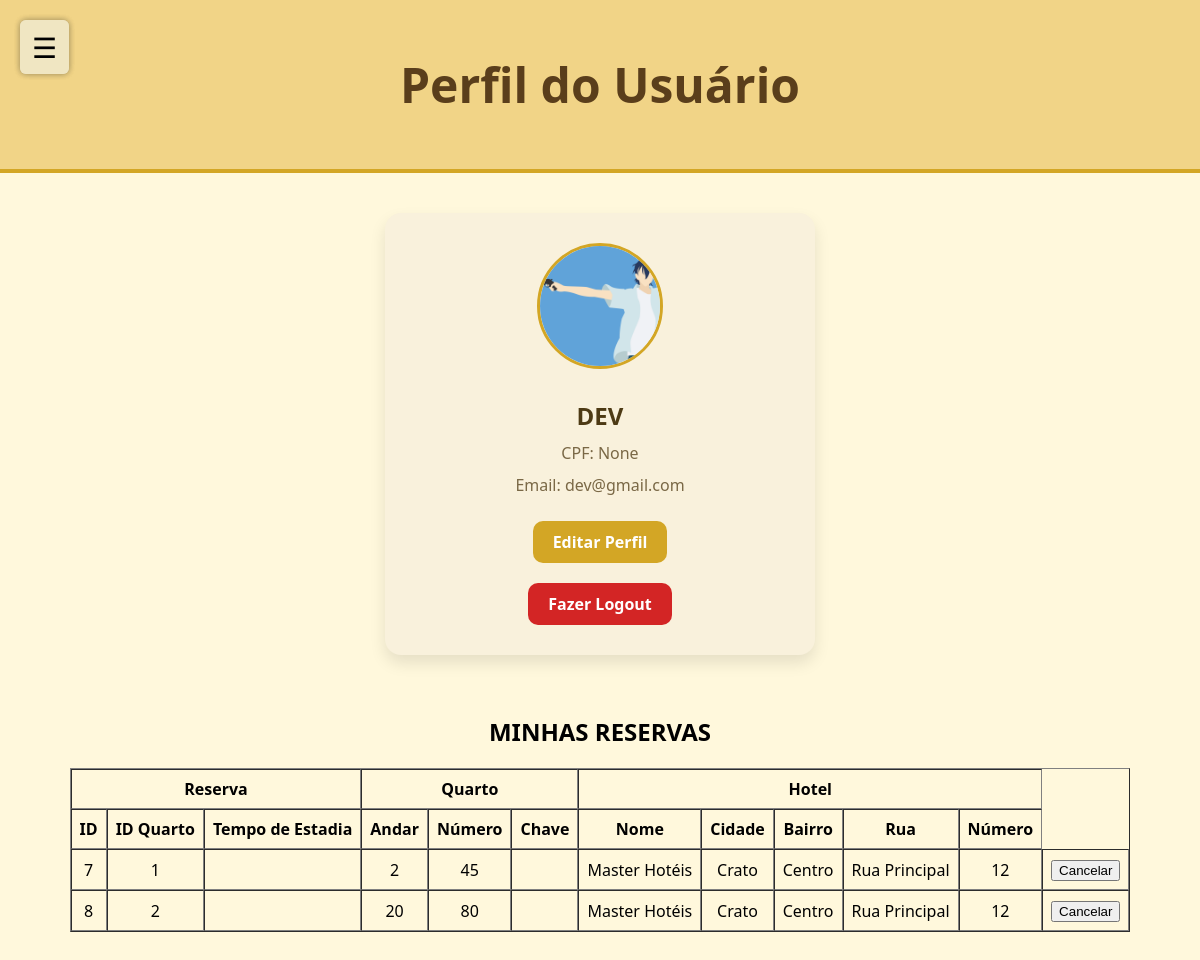
/perfil_usuario (signed in), run on the app's committed database.
### tables this page shows
CREATE TABLE reservas 
(
    id_reserva INTEGER PRIMARY KEY AUTOINCREMENT,
    id_usuario INTEGER, 
    id_quarto INTEGER,
    data_checkin DATE,
    data_checkout DATE,
    FOREIGN KEY (id_usuario) REFERENCES usuarios(id_usuario),
    FOREIGN KEY (id_quarto) REFERENCES quartos(id_quarto)
);

CREATE TABLE quartos 
(
    id_quarto INTEGER PRIMARY KEY AUTOINCREMENT,
    andar TEXT,
    numero_quarto TEXT,
    preco REAL,
    imagem TEXT,
    id_hotel INTEGER, descricao TEXT,
    FOREIGN KEY (id_hotel) REFERENCES hoteis(id_hotel)
);

CREATE TABLE hoteis
(
    id_hotel INTEGER PRIMARY KEY AUTOINCREMENT,
    nome TEXT,
    cidade TEXT,
    bairro TEXT,
    rua TEXT,
    numero INTEGER,
    cnpj INTEGER,
    email TEXT,
    senha TEXT,
    foto TEXT

, background text);

### routes/route_usuario.py (the view)
@usuario_bp.route("/perfil_usuario", methods=['GET','POST'])
def perfil_usuario():
    if 'usuario' not in session:
        return redirect(url_for('usuario.cadastro_usuario'))
    else:
        usuario = session['usuario']
        reserva_model = ReservaModel(id_usuario=usuario['id'])
        reservas = reserva_model.buscar_por_reservas()
        reservas_detalhadas = []
        for reserva in reservas:
            quarto_model = QuartoModel(id_quarto=reserva['id_quarto'])
            quarto = quarto_model.buscar_por_quarto()
            hotel_model = HotelModel(id_hotel=quarto['id_hotel'])
            hotel = hotel_model.buscar_por_hotel()
            reservas_detalhadas.append({
                'reserva': reserva,
                'quarto': quarto,
                'hotel': hotel
            })
        return render_template('/usuario/perfil_usuario.html', usuario=usuario, reservas=reservas_detalhadas)

### models/connect.py (called while the page is built)
    def connect(self):
        self.conn = sqlite3.connect(self.db_name)
        self.conn.row_factory = sqlite3.Row  # Para retornar dicionários
        self.cursor = self.conn.cursor()

    def execute(self, query, params=None):
        if self.conn is None:
            self.connect()
        if params:
            self.cursor.execute(query, params)
        else:
            self.cursor.execute(query)
        return self.cursor

    def fetchall(self):
        return self.cursor.fetchall()

    def fetchone(self):
        return self.cursor.fetchone()

    def close(self):
        if self.conn:
            self.conn.close()
            self.conn = None
            self.cursor = None

### models/hotel_model.py (called while the page is built)
    def buscar_por_hotel(self):
        db = Database()
        db.connect()
        sql = "SELECT * FROM hoteis WHERE id_hotel=?"
        db.execute(sql, (self.id_hotel,))
        hotel = db.fetchone()
        db.close()
        return hotel

### models/quarto_model.py (called while the page is built)
    def buscar_por_quarto(self):
        db = Database()
        db.connect()
        sql = "SELECT * FROM quartos WHERE id_quarto=?"
        db.execute(sql, (self.id_quarto,))
        quarto = db.fetchone()
        db.close()
        return quarto

### models/reserva_model.py (called while the page is built)
    def buscar_por_reservas(self):
        db = Database()
        db.connect()
        sql = "SELECT * FROM reservas WHERE id_usuario=?"
        db.execute(sql, (self.id_usuario,))
        reservas = db.fetchall()
        db.close()
        return reservas

### templates/usuario/perfil_usuario.html (shortened to what this page needs)
<!DOCTYPE html>
<html lang="pt-BR">
<head>
  <link rel="stylesheet" href="/static/estilos/perfil_dados.css">
</head>
<body>
  <header class="topo">
    <h1>Perfil do Usuário</h1>
  </header>
  <div class="opcoes" onclick="toggleSidebar()">☰</div>
</head>
<body>
  <div class="opcoes" onclick="toggleSidebar()">☰</div>
  <main class="container">
    <section class="card-perfil">
      <div class="foto-perfil">
        <img src="{{ url_for('static', filename=usuario.imagem) }}" alt="Foto do usuário">
      </div>
      <h2>{{session['usuario']['nome']}}</h2>
      <p class="email">CPF: {{session['usuario']['cpf']}}</p>
      <p class="cpf">Email: {{session['usuario']['email']}}</p>
      <a href="/editar_perfil_usuario" class="botao-editar">Editar Perfil</a>
      <a href="/sair" class="botao-excluir">Fazer Logout</a>
    </section>
  </main>
  <h2 style="text-align: center;">MINHAS RESERVAS</h2>
  <table border="1" cellpadding="8" cellspacing="0" style="text-align: center;">
    <thead>
      <tr>
        <th colspan="3">Reserva</th>
        <th colspan="3">Quarto</th>
        <th colspan="5">Hotel</th>
      </tr>
      <tr>
        <th>ID</th>
        <th>ID Quarto</th>
        <th>Tempo de Estadia</th>
        <th>Andar</th>
        <th>Número</th>
        <th>Chave</th>
        <th>Nome</th>
        <th>Cidade</th>
        <th>Bairro</th>
        <th>Rua</th>
        <th>Número</th>
      </tr>
    </thead>
    <tbody>
      {% if reservas %}
        {% for item in reservas %}
          <tr>
            <td>{{ item.reserva.id_reserva }}</td>
            <td>{{ item.reserva.id_quarto }}</td>
            <td>{{ item.reserva.tempo_estadia }}</td>
            <td>{{ item.quarto.andar }}</td>
            <td>{{ item.quarto.numero_quarto }}</td>
            <td>{{ item.quarto.chave_quarto }}</td>
            <td>{{ item.hotel.nome }}</td>
            <td>{{ item.hotel.cidade }}</td>
            <td>{{ item.hotel.bairro }}</td>
            <td>{{ item.hotel.rua }}</td>
            <td>{{ item.hotel.numero }}</td>
            <td>
              <form action="/cancelar_reserva" method="post">
                <button type="submit" class="botao-cancelar">Cancelar</button>
              </form>
            </td>
          </tr>
        {% endfor %}
      {% else %}
        <tr>
          <td colspan="11" style="text-align: center;">Nenhuma reserva encontrada.</td>
        </tr>
      {% endif %}
    </tbody>
    </table>
</body>
</html>

### static/estilos/perfil_dados.css (style rules this page uses)
body { margin: 0; font-family: 'Segoe UI', Tahoma, Geneva, Verdana, sans-serif; background-color: #fff8dc; }
.topo { background-color: #f1d487; padding: 20px; text-align: center; font-size: 1.5em; color: #5a3e1b; border-bottom: 4px solid #d3a625; }
.container { display: flex; justify-content: center; align-items: center; padding: 40px; }
.card-perfil { background-color: #f9f1dc; border-radius: 16px; padding: 30px 40px; box-shadow: 0 8px 16px rgba(0,0,0,0.1); display: flex; flex-direction: column; align-items: center; width: 350px; }
.foto-perfil { width: 120px; height: 120px; border-radius: 50%; border: 3px solid #d3a625; margin-bottom: 20px; overflow: hidden; display: flex; justify-content: center; }
.foto-perfil img { width: auto; height: 100%; }
.card-perfil h2 { margin: 10px 0 5px; color: #4d3a14; }
.email, .cpf { color: #7a6846; margin: 5px 0; }
.botao-editar { display: inline-block; margin-top: 20px; padding: 10px 20px; background-color: #d3a625; color: white; border-radius: 10px; text-decoration: none; font-weight: bold; transition: background-color 0.3s ease; }
.botao-excluir { display: inline-block; margin-top: 20px; padding: 10px 20px; background-color: #d32525; color: white; border-radius: 10px; text-decoration: none; font-weight: bold; transition: background-color 0.3s ease; }
.opcoes { font-size: 28px; cursor: pointer; position: fixed; top: 20px; left: 20px; z-index: 1003; background-color: #f0e6c2; padding: 8px 12px; border-radius: 6px; box-shadow: 0 0 6px rgba(0, 0, 0, 0.2); }
table { margin: 0 auto; margin-bottom: 200px; }

### data on the page
reservas: reserva.id_reserva "7", reserva.id_quarto "1"
quartos: quarto.andar "2", quarto.numero_quarto "45"
hoteis: hotel.nome "Master Hotéis" "Master Hotéis", hotel.cidade "Crato" "Crato", hotel.bairro "Centro" "Centro", hotel.rua "Rua Principal" "Rua Principal", hotel.numero "12" "12"
reservas: reserva.id_reserva "8", reserva.id_quarto "2"
quartos: quarto.andar "20", quarto.numero_quarto "80"

### other printed values
{{ session['usuario']['nome'] }} "DEV"
{{ session['usuario']['cpf'] }} "None"
{{ session['usuario']['email'] }} "dev@gmail.com"
